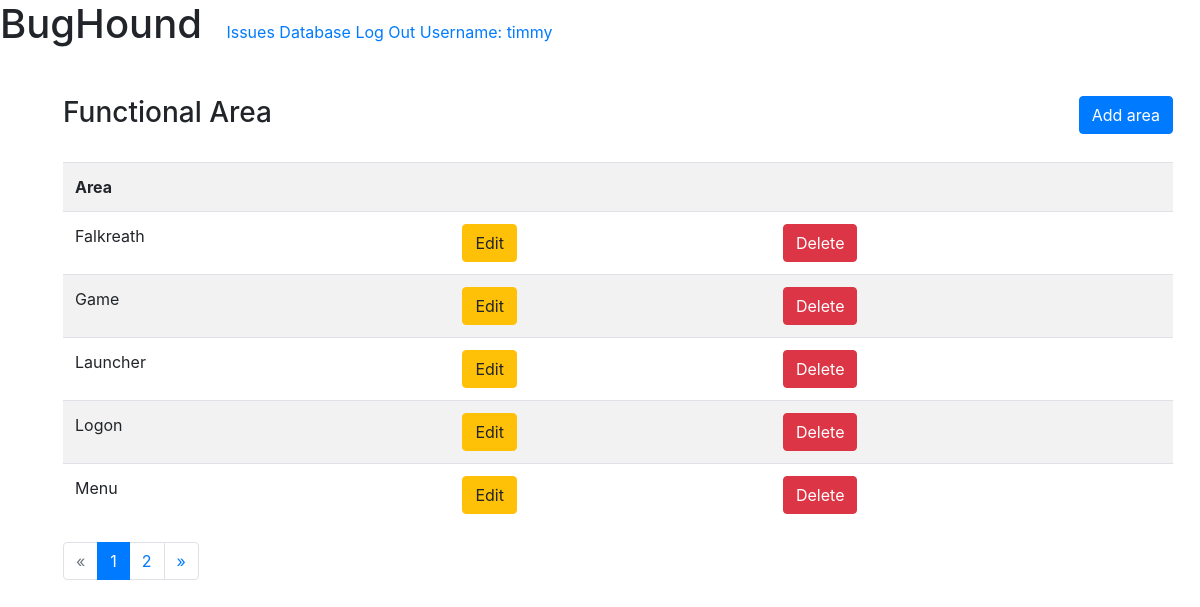
Page /areas/ (signed in) on the committed database.
### issues/models.py (models this page shows, shortened)
class FunctionalArea(models.Model):
    name = models.CharField(
        max_length=200,
        unique=True,
        null=False,
        blank=False)

### issues/views.py (the view)
# urls.py: path('areas/', AreaListView.as_view(), name='AreaListView'),
class AreaListView(LoginRequiredMixin, ListView):
    template_name = 'issues/pages/areas/areas.html'
    model = FunctionalArea
    context_object_name = 'areas'
    ordering = ['name']
    paginate_by = 5

### issues/templates/issues/pages/areas/areas.html (shortened to what this page needs)
{% extends "issues/base.html" %}
{% load crispy_forms_tags %}
{% block content %}
  <div class="row justify-content-between my-4">
    <div class="col-4">
      <h3>Functional Area</h3>
    </div>
    <div class="col-4">
      <div class="float-right">
        <a class="btn btn-primary" href="{% url "area_create" %}">Add area</a>
      </div>
    </div>
  </div>
  <table class="table table-striped">
    <tr>
      <th>Area</th>
      <th></th>
      <th></th>
    </tr>
    {% for area in areas %}
    <tr>
      <td>{{ area.name }}</td>
      <td><a href="{% url 'AreaUpdateView' area.id %}" class="btn btn-warning">Edit</a></td>
      <td><a href="{% url 'AreaDeleteView' area.id %}" class="btn btn-danger">Delete</a></td>
    </tr>
    {% endfor %}
  </table >
  {% if is_paginated %}
  <nav aria-label="Page navigation example">
    <ul class="pagination">
      {% if page_obj.has_previous %}
        <li class="page-item">
          <a class="page-link" href="?page={{ page_obj.previous_page_number }}" aria-label="Previous">&laquo;
          </a>
        </li>
      {% else %}
        <li class="page-item disabled">
          <a class="page-link" aria-label="Previous">&laquo;
          </a>
        </li>
      {% endif %}
      {% for i in paginator.page_range %}
        {% if page_obj.number == i %}
          <li class="page-item active">
            <a class="page-link" aria-label="Previous">{{ i }}</a>
          </li>
        {% else %}
          <li class="page-item" ><a class="page-link" href="?page={{ i }}">{{ i }}</a></li>
        {% endif %}
      {% endfor %}
      {% if page_obj.has_next %}
        <li class="page-item">
          <a class="page-link" href="?page={{ page_obj.has_next }}" aria-label="Next">&raquo;
          </a>
        </li>
      {% else %}
        <li class="page-item disabled">
          <a class="page-link" aria-label="Next">&raquo;
          </a>
        </li>
      {% endif %}
    </ul>
  </nav>
  {% endif %}
{% endblock %}

### issues/templates/issues/base.html (shortened to what this page needs)
<!doctype html>
<html lang="en">
  <head>
    <link rel="stylesheet" href="https://stackpath.bootstrapcdn.com/bootstrap/4.4.1/css/bootstrap.min.css">
  </head>
  <body>
    <header>
      <h1 style="display: inline; margin-right:20px;">BugHound</h1>
      <nav style="display: inline;">
        <a href="{% url 'IssueListView' %}">Issues</a>
        <a href="{% url 'admin:index' %}">Database</a>
        <a href="{% url 'logout_view' %}">Log Out</a>
        {% if request.user.username %}
          <a href="">Username: {{request.user.username}}</a>
        {% endif %}
      </nav>
    </header>
    <div class="container m-5">
      {% block content %}
      {% endblock %}
    </div>
  </body>
</html>

### rows in the picture
FunctionalArea: name "Falkreath"
FunctionalArea: name "Game"
FunctionalArea: name "Launcher"
FunctionalArea: name "Logon"
FunctionalArea: name "Menu"

### other values in the picture
{{ request.user.username }} "timmy"
{{ i }} "1"
{{ i }} "2"
